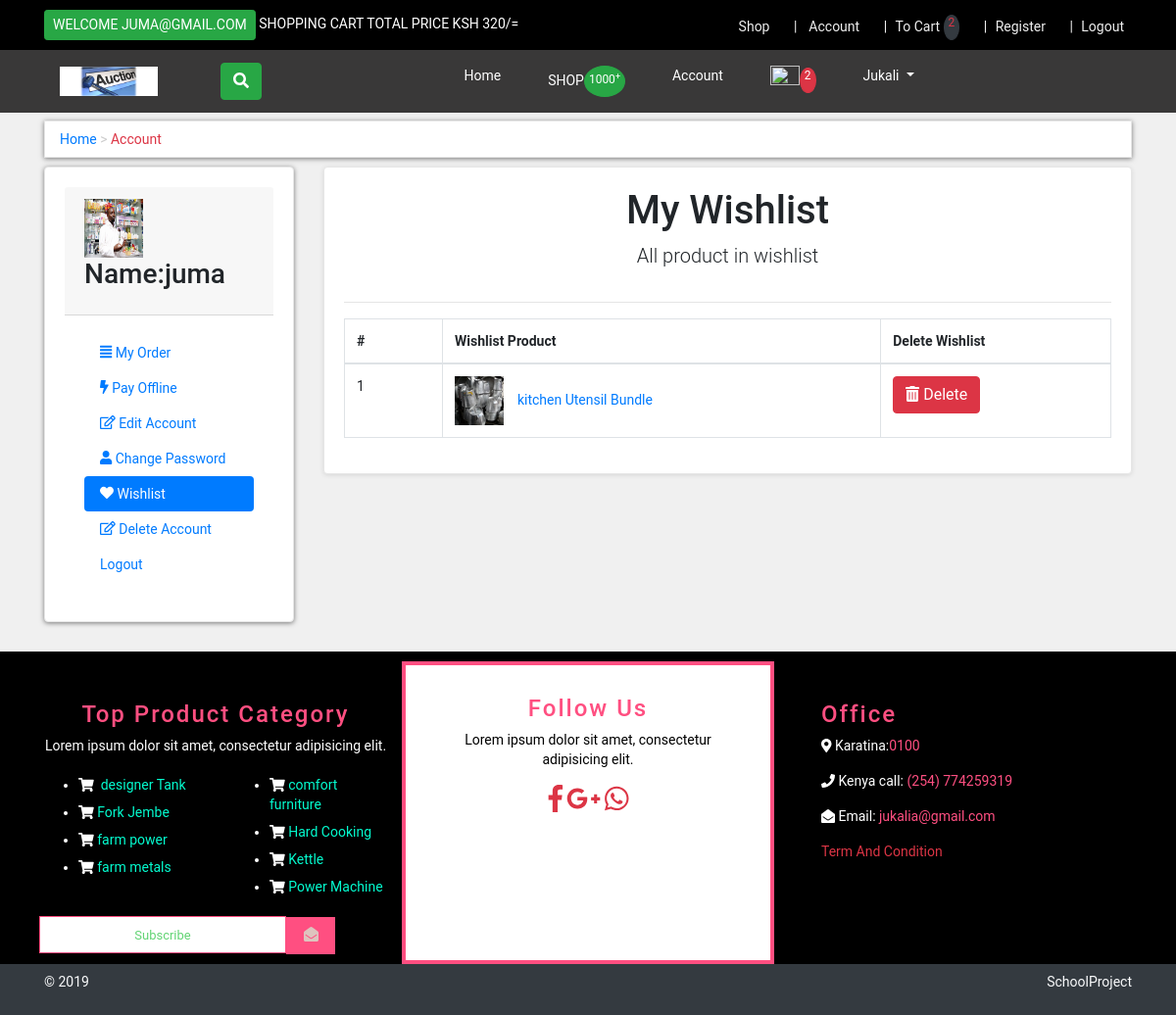
The app's page /customer/my_account.php?my_wishlist (signed in) with its own data.
### tables this page shows
CREATE TABLE `customers` (
  `customer_id` int(11) NOT NULL,
  `customer_name` varchar(255) NOT NULL,
  `customer_email` varchar(255) NOT NULL,
  `customer_pass` varchar(255) NOT NULL,
  `customer_county` varchar(255) NOT NULL,
  `customer_city` varchar(255) NOT NULL,
  `customer_contact` varchar(255) NOT NULL,
  `customer_address` varchar(255) NOT NULL,
  `customer_image` varchar(255) NOT NULL,
  `customer_ip` varchar(255) NOT NULL,
  `customer_confirm_code` text NOT NULL
);

CREATE TABLE `wishlist` (
  `wishlist_id` int(11) NOT NULL,
  `customer_id` int(11) NOT NULL,
  `product_id` int(11) NOT NULL
);

CREATE TABLE `products` (
  `product_id` int(11) NOT NULL,
  `p_cat_id` int(11) NOT NULL,
  `cat_id` int(11) NOT NULL,
  `manufacturer_id` int(11) NOT NULL,
  `data` datetime NOT NULL,
  `product_title` text NOT NULL,
  `product_url` text NOT NULL,
  `product_img1` text NOT NULL,
  `product_img2` text NOT NULL,
  `product_img3` text NOT NULL,
  `product_price` int(11) NOT NULL,
  `product_psp_price` int(100) NOT NULL,
  `product_desc` text NOT NULL,
  `product_features` text NOT NULL,
  `product_video` text NOT NULL,
  `product_keyword` text NOT NULL,
  `product_label` text NOT NULL,
  `status` varchar(255) NOT NULL
);

CREATE TABLE `product_categories` (
  `p_cat_id` int(11) NOT NULL,
  `p_cat_title` text NOT NULL,
  `p_cat_top` text NOT NULL,
  `p_cat_image` text NOT NULL
);

### customer/my_wishlist.php (the view)
<div class="text-center">
	<h1>My Wishlist</h1>
	<p class="lead">All product in wishlist</p>
</div>
<hr>
<div class="table-responsive">
<table class="table table-stripped table-hover table-bordered">
	<thead>
		<tr>
			<th>#</th>
			<th>Wishlist Product</th>
			<th>Delete Wishlist</th>
		</tr>
	</thead>
	<tbody>
		<?php
 $customer_session=$_SESSION['customer_email'];
 $get_customer="select * from  customers where customer_email='$customer_session'";
 $run_customer = mysqli_query($con,$get_customer);
 $row_customer=mysqli_fetch_array($run_customer);
 $customer_id=$row_customer['customer_id'];
 $i=0;
 $get_wishlist="select * from wishlist where customer_id='$customer_id'";
 $run_wishlist=mysqli_query($con,$get_wishlist);
 while ($row_wishlist=mysqli_fetch_array($run_wishlist)){
   $wishlist_id=$row_wishlist['wishlist_id'];
   $product_id =$row_wishlist['product_id'];
   $get_products = "select *from products where product_id='$product_id'";
   $run_products = mysqli_query($con,$get_products);
   $row_products =mysqli_fetch_array($run_products);
   $product_title=$row_products['product_title'];
   $product_url=$row_products['product_url'];
   $product_img1=$row_products['product_img1'];
   $i++;
		?>
<tr>
	<td width="100"><?php echo $i;?></td>
	<td><img src="../admin_area/products_imges/<?php echo $product_img1;?>" width="50px" height="50px">
    &nbsp;&nbsp;<a href="../<?php echo $product_url;?>">
    	<?php echo $product_title;?>
    </a>
	</td>
	<td>
		<a href="my_account.php?delete_wishlist=<?php echo $wishlist_id;?>" class="btn btn-danger">
			<i class="fas fa-trash-alt"></i>&nbsp;Delete
		</a>
	</td>
</tr>
	<?php }?>
	</tbody>
</table>
</div>

### customer/include/sidebar.php
<div class="card sidebar-menu">
	<div class="card-header">			<?php
      $customer_session = $_SESSION['customer_email'];
      $get_customer = "select * from customers where customer_email='$customer_session'";
      $run_customer = mysqli_query($con,$get_customer);
      $row_customer = mysqli_fetch_array($run_customer);
      $customer_image = $row_customer['customer_image'];
      $customer_name = $row_customer['customer_name'];
      if (!isset($_SESSION['customer_email'])) {
      }else{?>
<img class="img-fluid" src="customer_image/<?php echo $customer_image;?>" alt="customer profile" style="height: 60px; width: 60px;">
 <br>
<h3 class="card-title">Name:<?php echo $customer_name; ?></h3>
    <?php  }
			?>
	</div>
	<div class="card-body">
		<ul class="nav nav-pills flex-column">
		<li class="nav-item">
			<a class="nav-link <?php if(isset($_GET['my_orders'])){echo 'active';}?> " href="my_account.php?my_orders"><i class="fas fa-align-justify"></i> My Order</a>
		</li>
		<li class=" nav-item">
			<a class="nav-link <?php if(isset($_GET['pay_offline'])){echo ' active '; }?>" href="my_account.php?pay_offline"> <i class="fa fa-bolt"></i> Pay Offline</a>
		</li>
			<li class=" nav-item">
			<a class="nav-link <?php if(isset($_GET['edit_account'])){echo ' active '; }?>" href="my_account.php?edit_account"> <i class="far fa-edit"></i> Edit Account</a>
		</li>
		<li class=" nav-item">
			<a class="nav-link <?php if(isset($_GET['change_pass'])){echo ' active '; }?>" href="my_account.php?change_pass"> <i class="fa fa-user"></i> Change Password</a>
		</li>
		<li class="nav-item">
			<a href="my_account.php?my_wishlist" class="nav-link <?php if (isset($_GET['my_wishlist'])){ echo 'active';} ?>"><i class="fa fa-heart"></i>&nbsp;Wishlist</a>
		</li>
		<li class=" nav-item">
			<a class="nav-link <?php if(isset($_GET['delete_account'])){echo ' active '; }?>" href="my_account.php?delete_account"> <i class="far fa-edit"></i> Delete Account</a>
		</li>
		<li class=" nav-item">
			<a class="nav-link" href="logout.php">Logout</a>
		</li>
		</ul>
	</div>
</div>

### customer/include/footer.php
<footer id="footer">
	<div class="container">
		<div class="row">
		<div class="col-md-4 three-col">
			<h4>Top Product Category</h4>
			<p>Lorem ipsum dolor sit amet, consectetur adipisicing elit.</p>
			<div class="row">
			<div class="col-md-6">
				<ul>
				<?php
                    $get_p_cats = "SELECT * FROM product_categories LIMIT 0,4";
                    $run_p_cats = mysqli_query($con, $get_p_cats);
                    while ($row_p_cats = mysqli_fetch_array($run_p_cats)) {
                    	$p_cat_id = $row_p_cats['p_cat_id'];
                    	$p_cat_title = $row_p_cats['p_cat_title'];
                    	?>
                    	<li class="py-1"><i class="fa fa-shopping-cart"></i>&nbsp;<a class="footerlink" href="shop.php?p_cat=<?php echo $p_cat_id ?>"><?php echo $p_cat_title ?> </a></li>
                    <?php }?>
				</ul>
		</div>
			<div class="col-md-6 ">
			<ul>
				<?php
                    $get_p_cats = "SELECT * FROM product_categories LIMIT 4,7";
                    $run_p_cats = mysqli_query($con, $get_p_cats);
                    while ($row_p_cats = mysqli_fetch_array($run_p_cats)) {
                    	$p_cat_id = $row_p_cats['p_cat_id'];
                    	$p_cat_title = $row_p_cats['p_cat_title'];
                    	?>
                    	<li class="py-1"><i class="fa fa-shopping-cart"></i>&nbsp;<a class="footerlink" href="shop.php?p_cat=<?php echo $p_cat_id ?>"><?php echo $p_cat_title ?> </a></li>
                    <?php }?>
				</ul></div></div>
			<form action="" method="POST">
				<input type="email" placeholder="Subscribe" class="text-center"><button class="btn1"><i class="fas fa-envelope-open"></i></button>
			</form>
		</div>
		<div class="col-md-4 mid-row">
			<h4>Follow Us</h4>
			<p>Lorem ipsum dolor sit amet, consectetur adipisicing elit.</p>
			<div class="special-icon">
				<a href="#"><i class="fab fa-facebook-f text-danger fa-2x"></i></a>
				<a href="#"><i class="fab fa-google-plus-g text-danger fa-2x"></i></a>
				<a href="#"><i class="fab fa-whatsapp text-danger fa-2x"></i></a>
			</div>
		</div>
		<div class="col-md-4 contact pl-5">
			<h4>Office</h4>
			<p><i class="fas fa-map-marker-alt design"></i>&nbsp;Karatina:<span class="number">0100</span></p>
			<p><i class="fas fa-phone design"></i>&nbsp;Kenya call:<span class="number"> (254) 774259319</span></p>
			<p><i class="fas fa-envelope-open design"></i>&nbsp;Email:<span class="number"><a href="mailto:@jukalia.com" class="infor"> jukalia@gmail.com</a></span></p>
			<p class="text-danger"><a class="text-danger" href="../terms.php">Term And Condition</a></p>
		</div>
	</div>
	</div>
</footer>
<div id="coyright" class="bg-dark text-light py-2">
	<div class="container">
		<div class="row">
			<div class="col-md-6">
				<p class="float-left">&copy; 2019</p>
			</div>
			<div class="col-md-6">
				<p class="float-right">SchoolProject</p>
			</div>
		</div>
	</div>
</div>

### customer/styles/style.css (style rules this page uses)
body { font-family: "Roboto", Helvetica, Arial, sans-serif; font-size: 14px; line-height: 1.42857143; background:#f0f0f0; overflow-x: hidden; }
.card { background:#fff; margin:0 0 30px; border:solid 1px #e6e6e6; box-sizing:border-box; padding:20px; box-shadow:0 1px 5px rgba(0,0,0,0.1); }
footer { background-color: #000; }
.three-col { color:#fff; padding:10px; margin-top: 40px; }
.three-col h4 { letter-spacing:2px ; color:#ff4f81; text-align: center; }
.three-col p { text-align: center; }
.three-col input[type="email"] { width: 70%; height:38px; display:inline-block; background-color:#fff; border:1px solid #ff4f81; outline:none; padding:0.5px; font-size:13px; color:#999999; }
.btn1 { color:#dec4be; font-size:15px; border:1px solid #ff4f81; width:14%; height:38px; text-decoration:none; background-color: #ff4f81; }
.mid-row { border:4px solid #ff4f81; color:#000; padding:30px; text-align: center; background-color: #fff; margin-top: 10px; }
.mid-row h4 { letter-spacing:2px ; color:#ff4f81; }
.contact { color:#fff; padding:10px; padding-left: 10px; margin-top: 40px; }
.contact h4 { letter-spacing:2px ; color:#ff4f81; }
.number { color:#ff4f81; }
.number a { color: #ff4f81; }
.footerlink { text-decoration: none; color: #04FBCF; }
.sidebar-menu { box-sizing: border-box; box-shadow: 0 1px 5px rgba(0,0,0,0.5); }

### records on screen
customers: customer_image (picture), customer_name "juma"
wishlist: product.product_img1 (picture), product.product_title "kitchen Utensil Bundle"
product_categories: p_cat_title "designer Tank"
product_categories: p_cat_title "Fork Jembe"
product_categories: p_cat_title "farm power"
product_categories: p_cat_title "farm metals"
product_categories: p_cat_title "comfort furniture"
product_categories: p_cat_title "Hard Cooking"
product_categories: p_cat_title "Kettle"
product_categories: p_cat_title "Power Machine"

### other values on screen
$_SESSION['customer_email'] "JUMA@GMAIL.COM"
$total "320"
$count_items "2 2"
